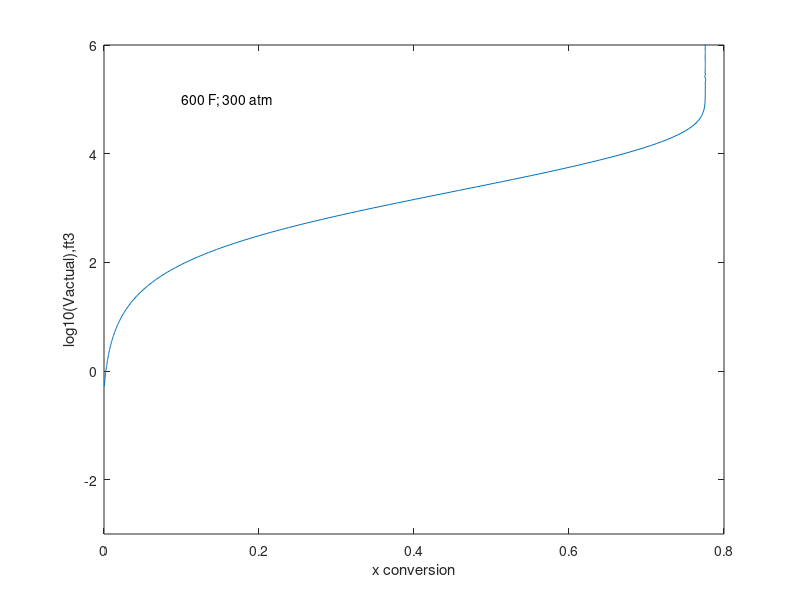

The MATLAB source for this figure:
function [] = NH3syn_isothermalPFR_600F 

clc
clear

% initial conditions

initialconversion = [0]; 
Vrange = [0 4000]; % ft^3

% call runge kutta algorithm [ode45]

[V,x] =ode45(@diffeq,Vrange,initialconversion);

Vactual = V.*268./(x+10^(-8)); % ft^3 for 40,000 ton/yr plant
logVactual =log10(Vactual);

% create output table
table1 = [x,Vactual*10^-4]

% create output figure
figure (1)
plot(x,logVactual)

xlabel('x conversion')
ylim([-3 6])
ylabel('log10(Vactual),ft3')
text (0.1,5,'{600 F; 300 atm}')


end

function dxdV = diffeq (V,x)

% constants

k1=0.125; % lbmol/ft^3/h
beta = 0.00140; 
K = 0.0485;
P = 300; % atm
N2o = 1 % inlet N2 flow lbmol/hr

% differential eqns
dxdV = zeros(1,1);

yN=(1-x)/(4.-2.*x)
yH=3.*yN
yNH3=2.*x/(4.-2.*x)

dxdV(1)=N2o^-1*k1*(yN*yH^3-yNH3^2/(K^2*P^2))/((yNH3*yH^0.5+beta*yH^2)^1.5);


end






